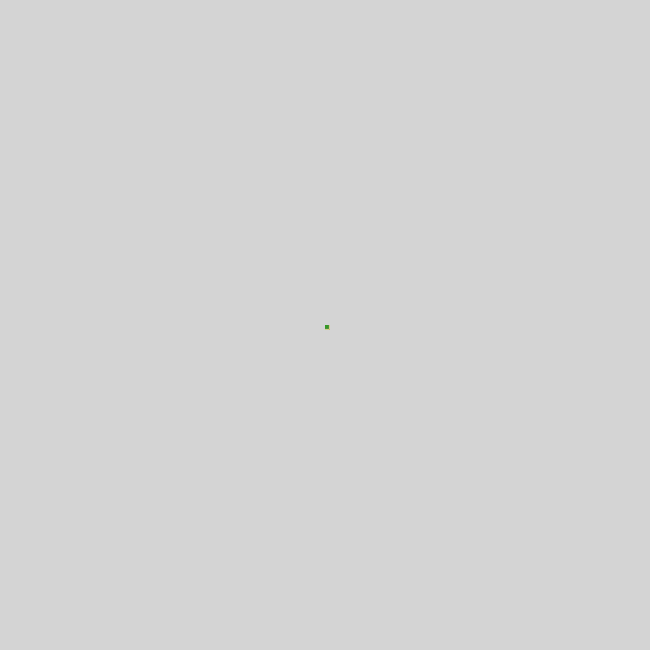
Frame 1 (no input)
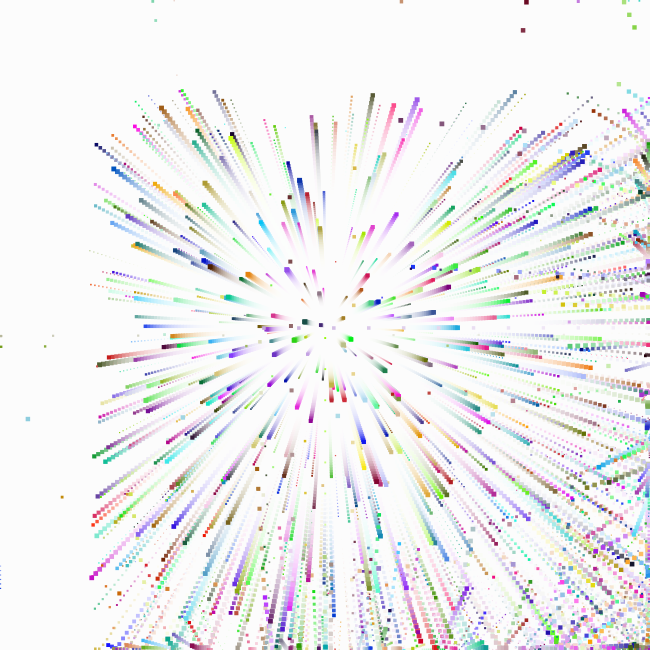
Frame 60 (the mouse pressed at the canvas centre just before this capture)
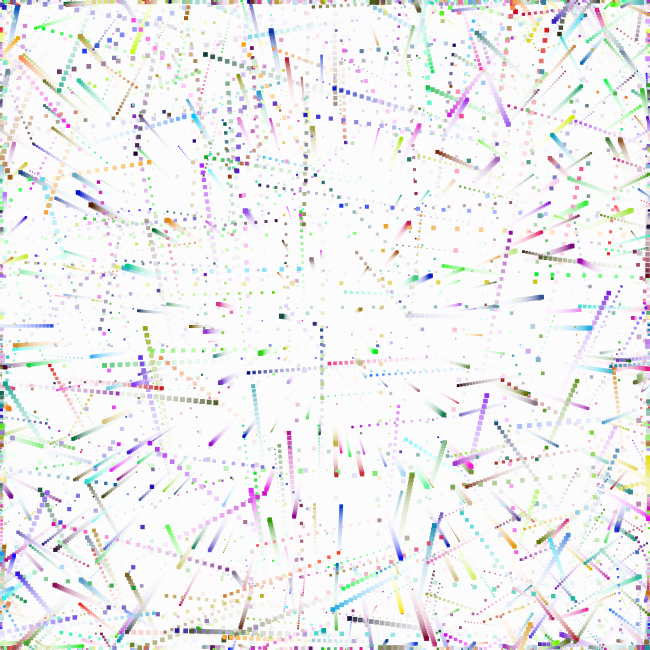
Frame 120 (the mouse held since frame 60 and released just before this capture)

The Processing sketch that drew these frames (run headless with seeded random() and noise(); from frame 60 on, the mouse is pressed at the canvas centre):

// Processing sketch: processing_55309
// ── processing_55309.pde

// Collision Detection and Timeout 
int shapes = 1000;
float[]speedX = new float[shapes];
float[]speedY = new float[shapes];
float[]x = new float[shapes];
float[]y = new float[shapes];
float[]w = new float[shapes];
float[]h = new float[shapes];
color[]colors = new color[shapes];
int timeLimit = 155555;
void setup() {
  size(650, 650);
  frameRate(30);
  noStroke();
  // fill arrays will random values
  for (int i=0; i<shapes; i++) {
    x[i]=random(width/2,width/2);
    y[i]=random(height/2,height/2);
    w[i]=random(1, 5);
    h[i]=w[i];
    colors[i]=color(random(255), random(255), random(255));
    speedX[i] = random(-4, 7);
    speedY[i] = random(-4,7);
  }
}
void draw() {
  fill(255, 40);
rect(0, 0, width, height);
  for (int i=0; i<shapes; i++) {
    fill(colors[i]);

    rect(x[i], y[i], w[i], h[i]);
    x[i]+=speedX[i];
    y[i]+=speedY[i];
    // check display window edge collisions
   
    if (x[i] > width-w[i]) {
      x[i] = width-w[i];
      speedX[i]*=-random(-3,3)+1;
      if (speedX[i]==0)
        speedX[i]=1;
    }
     if (x[i] < 0) {
      x[i] = 0;
      speedX[i]*=-random(-3,3)+1;
      if (speedX[i]==0)
      speedX[i]=1;
    }
    else if (y[i] > height-h[i]) {
      y[i] = height-h[i];
      speedY[i]*=-random(-3,3)+1;
    }
    else if (y[i] < 0) {
      y[i] = 0;
      speedY[i]*=-random(-3,3)+1;
    }
  }
  // stop draw when timelimit reached
  if (millis() >= timeLimit*10000) {
    noLoop();
  }
}
